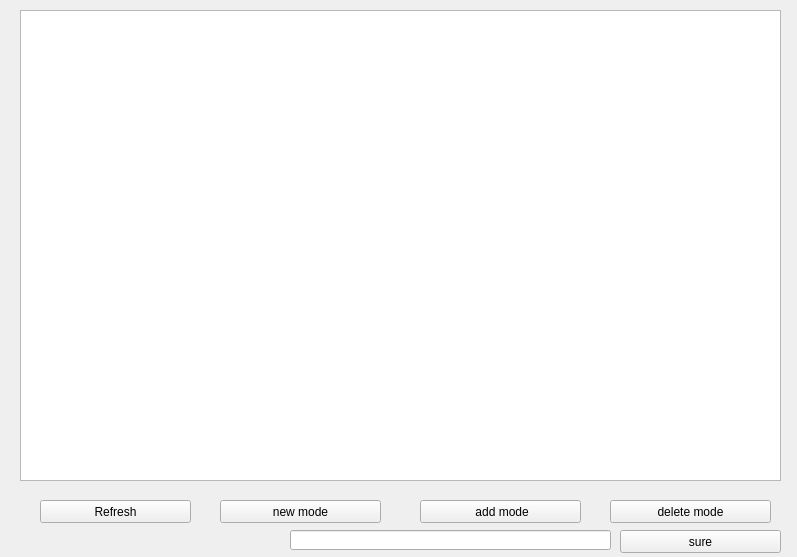
<?xml version="1.0" encoding="UTF-8"?>
<ui version="4.0">
 <class>widgetMode</class>
 <widget class="QWidget" name="widgetMode">
  <property name="geometry">
   <rect>
    <x>0</x>
    <y>0</y>
    <width>797</width>
    <height>557</height>
   </rect>
  </property>
  <property name="windowTitle">
   <string>Form</string>
  </property>
  <widget class="QPushButton" name="pushButton_new">
   <property name="geometry">
    <rect>
     <x>220</x>
     <y>500</y>
     <width>161</width>
     <height>23</height>
    </rect>
   </property>
   <property name="text">
    <string>new mode</string>
   </property>
  </widget>
  <widget class="QTableView" name="tableView">
   <property name="geometry">
    <rect>
     <x>20</x>
     <y>10</y>
     <width>761</width>
     <height>471</height>
    </rect>
   </property>
  </widget>
  <widget class="QPushButton" name="pushButton_add">
   <property name="geometry">
    <rect>
     <x>420</x>
     <y>500</y>
     <width>161</width>
     <height>23</height>
    </rect>
   </property>
   <property name="text">
    <string> add mode</string>
   </property>
  </widget>
  <widget class="QPushButton" name="pushButton_delete">
   <property name="geometry">
    <rect>
     <x>610</x>
     <y>500</y>
     <width>161</width>
     <height>23</height>
    </rect>
   </property>
   <property name="text">
    <string>delete mode</string>
   </property>
  </widget>
  <widget class="QLabel" name="label">
   <property name="geometry">
    <rect>
     <x>11</x>
     <y>527</y>
     <width>261</width>
     <height>23</height>
    </rect>
   </property>
   <property name="text">
    <string/>
   </property>
  </widget>
  <widget class="QPushButton" name="pushButton_sure">
   <property name="geometry">
    <rect>
     <x>620</x>
     <y>530</y>
     <width>161</width>
     <height>23</height>
    </rect>
   </property>
   <property name="text">
    <string>sure</string>
   </property>
  </widget>
  <widget class="QLineEdit" name="lineEdit">
   <property name="geometry">
    <rect>
     <x>290</x>
     <y>530</y>
     <width>321</width>
     <height>20</height>
    </rect>
   </property>
  </widget>
  <widget class="QPushButton" name="pushButton_Refresh">
   <property name="geometry">
    <rect>
     <x>40</x>
     <y>500</y>
     <width>151</width>
     <height>23</height>
    </rect>
   </property>
   <property name="text">
    <string>Refresh</string>
   </property>
  </widget>
 </widget>
 <resources/>
 <connections/>
</ui>
